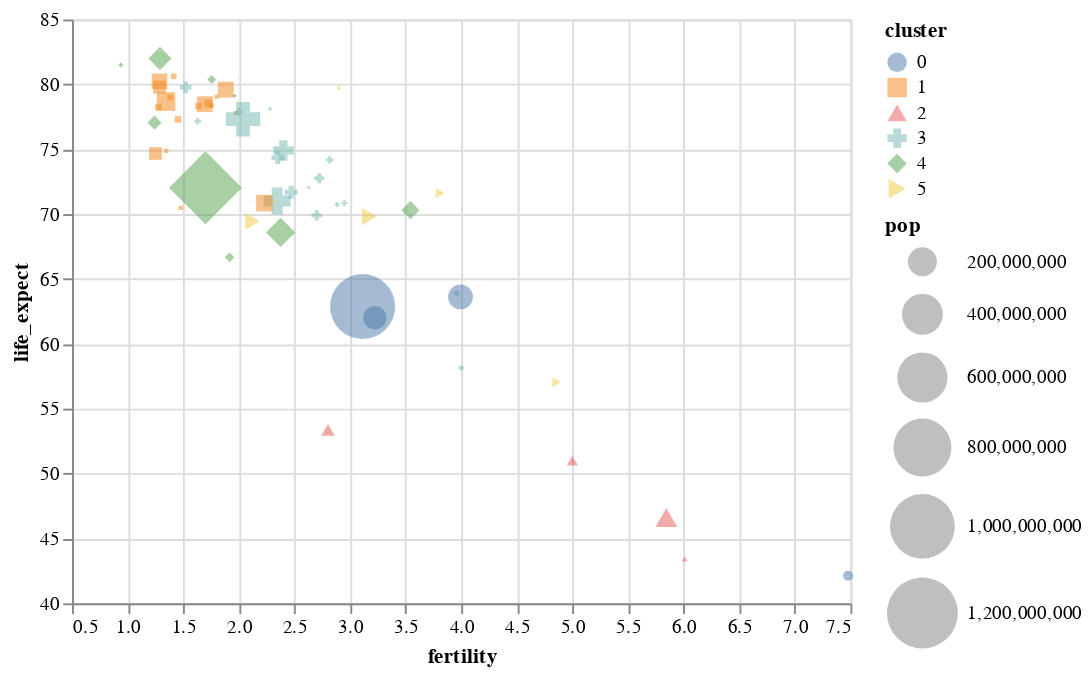

Write notebook code for a chart like this one.
### Code cell
# Q and Q scatterplot. It add two zero based X and Y scales
alt.Chart(df.query("year == 2000")).mark_point(filled=True).encode(
    alt.X('fertility:Q', scale=alt.Scale(zero=False)),   # zero=False removes the zero based axis scaling
    alt.Y('life_expect:Q', scale=alt.Scale(zero=False)),
    alt.Size('pop:Q', scale=alt.Scale(range=[0, 1400])),
    alt.Color('cluster:N'),
    alt.OpacityValue(0.5),
    alt.Shape('cluster:N'), 
    tooltip=['country', 'pop']
       
)

### Figure 1 — Vega-Lite specification as saved in the notebook (floating-point values rounded to 4 significant figures)
{"config": {"view": {"continuousWidth": 400, "continuousHeight": 300}}, "data": {"name": "data-fdeb0b749a6385830bd1445d39ad6ea0"}, "mark": {"type": "point", "filled": true}, "encoding": {"color": {"field": "cluster", "type": "nominal"}, "opacity": {"value": 0.5}, "shape": {"field": "cluster", "type": "nominal"}, "size": {"field": "pop", "scale": {"range": [0, 1400]}, "type": "quantitative"}, "tooltip": [{"field": "country", "type": "nominal"}, {"field": "pop", "type": "quantitative"}], "x": {"field": "fertility", "scale": {"zero": false}, "type": "quantitative"}, "y": {"field": "life_expect", "scale": {"zero": false}, "type": "quantitative"}}, "$schema": "https://vega.github.io/schema/vega-lite/v4.17.0.json", "datasets": {"data-fdeb0b749a6385830bd1445d39ad6ea0": [{"year": 2000, "country": "Afghanistan", "cluster": 0, "pop": 23898198, "life_expect": 42.13, "fertility": 7.479}, {"year": 2000, "country": "Argentina", "cluster": 3, "pop": 37497728, "life_expect": 74.34, "fertility": 2.35}, {"year": 2000, "country": "Aruba", "cluster": 3, "pop": 69539, "life_expect": 73.45, "fertility": 2.124}, {"year": 2000, "country": "Australia", "cluster": 4, "pop": 19164620, "life_expect": 80.37, "fertility": 1.756}, {"year": 2000, "country": "Austria", "cluster": 1, "pop": 8113413, "life_expect": 78.98, "fertility": 1.382}, {"year": 2000, "country": "Bahamas", "cluster": 3, "pop": 290075, "life_expect": 71.07, "fertility": 2.111}, {"year": 2000, "country": "Bangladesh", "cluster": 0, "pop": 130406594, "life_expect": 62.01, "fertility": 3.224}, {"year": 2000, "country": "Barbados", "cluster": 3, "pop": 273483, "life_expect": 75.97, "fertility": 1.5}, {"year": 2000, "country": "Belgium", "cluster": 1, "pop": 10263618, "life_expect": 78.32, "fertility": 1.638}, {"year": 2000, "country": "Bolivia", "cluster": 3, "pop": 8152620, "life_expect": 63.88, "fertility": 3.958}, {"year": 2000, "country": "Brazil", "cluster": 3, "pop": 175552771, "life_expect": 71.01, "fertility": 2.345}, {"year": 2000, "country": "Canada", "cluster": 3, "pop": 31278097, "life_expect": 79.77, "fertility": 1.522}, {"year": 2000, "country": "Chile", "cluster": 3, "pop": 15153450, "life_expect": 77.86, "fertility": 2.0}, {"year": 2000, "country": "China", "cluster": 4, "pop": 1262645000, "life_expect": 72.03, "fertility": 1.7}, {"year": 2000, "country": "Colombia", "cluster": 3, "pop": 39685655, "life_expect": 71.68, "fertility": 2.47}, {"year": 2000, "country": "Costa Rica", "cluster": 3, "pop": 3710558, "life_expect": 78.12, "fertility": 2.281}, {"year": 2000, "country": "Croatia", "cluster": 1, "pop": 4410830, "life_expect": 74.88, "fertility": 1.348}, {"year": 2000, "country": "Cuba", "cluster": 3, "pop": 11134273, "life_expect": 77.16, "fertility": 1.63}, {"year": 2000, "country": "Dominican Republic", "cluster": 3, "pop": 8385828, "life_expect": 70.85, "fertility": 2.95}, {"year": 2000, "country": "Ecuador", "cluster": 3, "pop": 12505204, "life_expect": 74.17, "fertility": 2.817}, {"year": 2000, "country": "Egypt", "cluster": 5, "pop": 70492342, "life_expect": 69.81, "fertility": 3.174}, {"year": 2000, "country": "El Salvador", "cluster": 3, "pop": 6122515, "life_expect": 70.73, "fertility": 2.883}, {"year": 2000, "country": "Finland", "cluster": 1, "pop": 5168595, "life_expect": 78.37, "fertility": 1.754}, {"year": 2000, "country": "France", "cluster": 1, "pop": 59381628, "life_expect": 79.59, "fertility": 1.883}, {"year": 2000, "country": "Georgia", "cluster": 1, "pop": 4777209, "life_expect": 70.48, "fertility": 1.478}, {"year": 2000, "country": "Germany", "cluster": 1, "pop": 82187909, "life_expect": 78.67, "fertility": 1.346}, {"year": 2000, "country": "Greece", "cluster": 1, "pop": 10559110, "life_expect": 78.26, "fertility": 1.277}, {"year": 2000, "country": "Grenada", "cluster": 3, "pop": 89312, "life_expect": 67.75, "fertility": 2.429}, {"year": 2000, "country": "Haiti", "cluster": 3, "pop": 7306302, "life_expect": 58.14, "fertility": 4.0}, {"year": 2000, "country": "Hong Kong", "cluster": 4, "pop": 6658720, "life_expect": 81.5, "fertility": 0.94}, {"year": 2000, "country": "Iceland", "cluster": 1, "pop": 281043, "life_expect": 80.5, "fertility": 1.993}, {"year": 2000, "country": "India", "cluster": 0, "pop": 1007702000, "life_expect": 62.88, "fertility": 3.113}, {"year": 2000, "country": "Indonesia", "cluster": 4, "pop": 206265000, "life_expect": 68.59, "fertility": 2.376}, {"year": 2000, "country": "Iran", "cluster": 5, "pop": 65660289, "life_expect": 69.45, "fertility": 2.124}, {"year": 2000, "country": "Iraq", "cluster": 5, "pop": 22675617, "life_expect": 57.05, "fertility": 4.858}, {"year": 2000, "country": "Ireland", "cluster": 1, "pop": 3791690, "life_expect": 77.78, "fertility": 1.969}, {"year": 2000, "country": "Israel", "cluster": 5, "pop": 5842454, "life_expect": 79.7, "fertility": 2.906}, {"year": 2000, "country": "Italy", "cluster": 1, "pop": 57719337, "life_expect": 80.24, "fertility": 1.286}, {"year": 2000, "country": "Jamaica", "cluster": 3, "pop": 2615467, "life_expect": 72.05, "fertility": 2.628}, {"year": 2000, "country": "Japan", "cluster": 4, "pop": 126699784, "life_expect": 82.0, "fertility": 1.291}, {"year": 2000, "country": "Kenya", "cluster": 2, "pop": 29985839, "life_expect": 50.99, "fertility": 5.0}, {"year": 2000, "country": "South Korea", "cluster": 4, "pop": 21647682, "life_expect": 66.66, "fertility": 1.917}, {"year": 2000, "country": "North Korea", "cluster": 4, "pop": 47351083, "life_expect": 77.05, "fertility": 1.242}, {"year": 2000, "country": "Lebanon", "cluster": 5, "pop": 3578036, "life_expect": 71.03, "fertility": 2.319}, {"year": 2000, "country": "Mexico", "cluster": 3, "pop": 99926620, "life_expect": 74.9, "fertility": 2.401}, {"year": 2000, "country": "Netherlands", "cluster": 1, "pop": 15907853, "life_expect": 78.53, "fertility": 1.726}, {"year": 2000, "country": "New Zealand", "cluster": 4, "pop": 3819762, "life_expect": 79.11, "fertility": 1.964}, {"year": 2000, "country": "Nigeria", "cluster": 2, "pop": 114306700, "life_expect": 46.61, "fertility": 5.845}, {"year": 2000, "country": "Norway", "cluster": 1, "pop": 4492400, "life_expect": 79.05, "fertility": 1.801}, {"year": 2000, "country": "Pakistan", "cluster": 0, "pop": 146342958, "life_expect": 63.61, "fertility": 3.994}, {"year": 2000, "country": "Peru", "cluster": 3, "pop": 25979722, "life_expect": 69.91, "fertility": 2.7}, {"year": 2000, "country": "Philippines", "cluster": 4, "pop": 79739825, "life_expect": 70.3, "fertility": 3.544}, {"year": 2000, "country": "Poland", "cluster": 1, "pop": 38654164, "life_expect": 74.67, "fertility": 1.251}, {"year": 2000, "country": "Portugal", "cluster": 1, "pop": 10335597, "life_expect": 77.29, "fertility": 1.454}, {"year": 2000, "country": "Rwanda", "cluster": 2, "pop": 7507056, "life_expect": 43.41, "fertility": 6.01}, {"year": 2000, "country": "Saudi Arabia", "cluster": 5, "pop": 23153090, "life_expect": 71.63, "fertility": 3.81}, {"year": 2000, "country": "South Africa", "cluster": 2, "pop": 44066197, "life_expect": 53.37, "fertility": 2.802}, {"year": 2000, "country": "Spain", "cluster": 1, "pop": 40016081, "life_expect": 79.78, "fertility": 1.287}, {"year": 2000, "country": "Switzerland", "cluster": 1, "pop": 7266920, "life_expect": 80.62, "fertility": 1.415}, {"year": 2000, "country": "Turkey", "cluster": 1, "pop": 65666677, "life_expect": 70.84, "fertility": 2.23}, {"year": 2000, "country": "United Kingdom", "cluster": 1, "pop": 59522468, "life_expect": 78.47, "fertility": 1.695}, {"year": 2000, "country": "United States", "cluster": 3, "pop": 282338631, "life_expect": 77.31, "fertility": 2.038}, {"year": 2000, "country": "Venezuela", "cluster": 3, "pop": 23542649, "life_expect": 72.77, "fertility": 2.723}]}}
